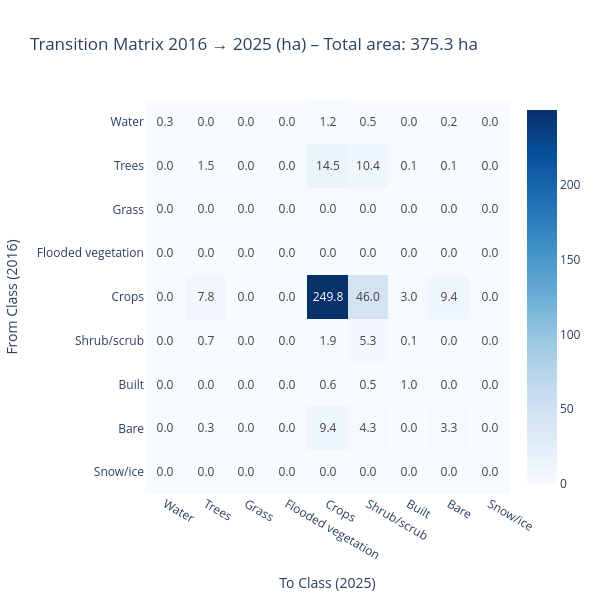

Write notebook code for a chart like this one.
### Code cell
# %%
# ============================================================================
# A12: LULC TRANSITION MATRIX ANALYSIS (2016–2025)
# Purpose: Quantify transitions between land‑use classes over time
# Outputs:
#   - Transition matrix (ha) between first and last available years
#   - Yearly class percentage table (2016–2025)
#   - Heatmap visualization
# ============================================================================

import ee
import geemap
import pandas as pd
import numpy as np
import plotly.express as px
import warnings
warnings.filterwarnings('ignore')

# Initialize Earth Engine
try:
    ee.Initialize()
except:
    ee.Authenticate()
    ee.Initialize()

# ----------------------------------------------------------------------------
# 1. LOAD PROJECT AOI
# ----------------------------------------------------------------------------
print("📌 Loading project AOI...")
aoi_asset = "projects/ee-clivedcosta/assets/360MERGED"
roi = ee.FeatureCollection(aoi_asset)
geometry = roi.geometry()

# ----------------------------------------------------------------------------
# 2. FETCH DYNAMIC WORLD TIMESERIES (2016–2025)
# ----------------------------------------------------------------------------
print("📊 Fetching Dynamic World timeseries...")
start_date = '2016-01-01'
end_date   = '2025-12-31'      # Extended to 2025

images = geemap.dynamic_world_timeseries(
    roi, start_date, end_date, return_type="class"
)
print(f"   ✅ Total scenes: {images.size().getInfo()}")

# ----------------------------------------------------------------------------
# 3. DETERMINE ACTUAL YEARS WITH DATA
# ----------------------------------------------------------------------------
print("📅 Identifying years with data...")
all_years = list(range(2016, 2026))  # 2016–2025 inclusive

def year_has_data(year):
    start = f'{year}-01-01'
    end   = f'{year}-12-31'
    count = images.filterDate(start, end).size().getInfo()
    return count > 0

years_with_data = [y for y in all_years if year_has_data(y)]
print(f"   ✅ Years with data: {years_with_data}")

if len(years_with_data) < 2:
    raise ValueError("Need at least two years with data to compute transition matrix.")

first_year = years_with_data[0]
last_year  = years_with_data[-1]
print(f"   ℹ️  Using {first_year}–{last_year} for transition matrix.")

# ----------------------------------------------------------------------------
# 4. BUILD YEARLY COMPOSITES (ONLY FOR YEARS WITH DATA)
# ----------------------------------------------------------------------------
print("\n📐 Building yearly composites...")

def get_yearly_composite(year):
    start = f'{year}-01-01'
    end   = f'{year}-12-31'
    return images.filterDate(start, end) \
                 .select('label') \
                 .mode() \
                 .clip(geometry) \
                 .set('year', year)

lulc_yearly = {year: get_yearly_composite(year) for year in years_with_data}
print("   ✅ Yearly composites ready.")

# ----------------------------------------------------------------------------
# 5. AREA CALCULATION FUNCTION
# ----------------------------------------------------------------------------
def compute_area_ha(image):
    """Return area in hectares for any single‑band binary image."""
    band_name = image.bandNames().get(0).getInfo()
    area_image = image.multiply(ee.Image.pixelArea())
    stats = area_image.reduceRegion(
        reducer=ee.Reducer.sum(),
        geometry=geometry,
        scale=30,
        maxPixels=1e13,
        bestEffort=True
    )
    area_m2 = stats.get(band_name)
    return ee.Number(area_m2).divide(10000).getInfo() if area_m2 else 0.0

# ----------------------------------------------------------------------------
# 6. CLASS NAMES AND CODES
# ----------------------------------------------------------------------------
class_names = ['Water', 'Trees', 'Grass', 'Flooded vegetation',
               'Crops', 'Shrub/scrub', 'Built', 'Bare', 'Snow/ice']
class_codes = [0, 1, 2, 3, 4, 5, 6, 7, 8]

# ----------------------------------------------------------------------------
# 7. TRANSITION MATRIX FUNCTION
# ----------------------------------------------------------------------------
def compute_transition_matrix(year_from, year_to, area_unit='ha'):
    """
    Compute transition matrix from year_from to year_to.
    Returns a pandas DataFrame with rows = from_class, columns = to_class.
    Values in hectares if area_unit='ha', else percentage of total area.
    """
    img_from = lulc_yearly[year_from]
    img_to   = lulc_yearly[year_to]
    
    # Combined code = from_class * 10 + to_class
    combined = img_from.multiply(10).add(img_to).rename('transition')
    pixel_area = ee.Image.pixelArea()
    area_image = pixel_area.addBands(combined).rename(['area', 'transition'])
    
    area_dict = area_image.reduceRegion(
        reducer=ee.Reducer.sum().group(groupField=1, groupName='code'),
        geometry=geometry,
        scale=30,
        maxPixels=1e13,
        bestEffort=True
    ).getInfo()
    
    groups = area_dict.get('groups', [])
    total_area = geometry.area(1).divide(10000).getInfo()
    
    matrix = np.zeros((len(class_codes), len(class_codes)), dtype=float)
    for g in groups:
        code = g['code']
        area_m2 = g['sum']
        area_ha = area_m2 / 10000
        from_class = code // 10
        to_class   = code % 10
        if from_class in class_codes and to_class in class_codes:
            i = class_codes.index(from_class)
            j = class_codes.index(to_class)
            matrix[i, j] = area_ha
    
    df = pd.DataFrame(matrix, index=class_names, columns=class_names)
    if area_unit == '%':
        df = df / total_area * 100
    return df.round(2)

# ----------------------------------------------------------------------------
# 8. COMPUTE TRANSITION BETWEEN FIRST AND LAST AVAILABLE YEARS
# ----------------------------------------------------------------------------
print(f"\n📊 Computing transition matrix: {first_year} → {last_year}...")
matrix_ha = compute_transition_matrix(first_year, last_year, area_unit='ha')
matrix_pct = compute_transition_matrix(first_year, last_year, area_unit='%')

print("\n" + "="*70)
print(f"TRANSITION MATRIX (Hectares) – {first_year} to {last_year}")
print("="*70)
print(matrix_ha)

print("\n" + "="*70)
print(f"TRANSITION MATRIX (% of total area) – {first_year} to {last_year}")
print("="*70)
print(matrix_pct)

# ----------------------------------------------------------------------------
# 9. YEARLY CLASS PERCENTAGES (ALL YEARS WITH DATA)
# ----------------------------------------------------------------------------
print("\n📊 Computing yearly class percentages...")

def get_yearly_percentages():
    data = []
    for year in years_with_data:
        img = lulc_yearly[year]
        year_data = {'year': year}
        for code, name in zip(class_codes, class_names):
            mask = img.eq(code).selfMask()
            area_ha = compute_area_ha(mask)
            year_data[name] = area_ha
        data.append(year_data)
    df_area = pd.DataFrame(data).set_index('year')
    df_pct = df_area.div(df_area.sum(axis=1), axis=0) * 100
    return df_area, df_pct

df_area_yearly, df_pct_yearly = get_yearly_percentages()

print("\n" + "="*70)
print("YEARLY CLASS AREA (hectares)")
print("="*70)
print(df_area_yearly.round(2))

print("\n" + "="*70)
print("YEARLY CLASS PERCENTAGES (%)")
print("="*70)
print(df_pct_yearly.round(2))

# ----------------------------------------------------------------------------
# 10. HEATMAP VISUALIZATION
# ----------------------------------------------------------------------------
print("\n📈 Generating transition heatmap...")
total_area = geometry.area(1).divide(10000).getInfo()
fig = px.imshow(
    matrix_ha,
    x=class_names,
    y=class_names,
    color_continuous_scale='Blues',
    text_auto='.1f',
    aspect='auto',
    title=f'Transition Matrix {first_year} → {last_year} (ha) – Total area: {total_area:.1f} ha'
)
fig.update_layout(
    xaxis_title=f'To Class ({last_year})',
    yaxis_title=f'From Class ({first_year})',
    width=600,
    height=600
)
fig.show()

# ----------------------------------------------------------------------------
# 11. KEY INSIGHTS – MAJOR TRANSITIONS
# ----------------------------------------------------------------------------
print("\n" + "="*70)
print("📋 A12 SUMMARY: MAJOR LAND‑USE TRANSITIONS")
print("="*70)

# Top 5 off‑diagonal transitions
diag_mask = np.eye(len(class_codes), dtype=bool)
off_diag = matrix_ha.where(~diag_mask).stack().reset_index()
off_diag.columns = ['from_class', 'to_class', 'area_ha']
off_diag = off_diag.sort_values('area_ha', ascending=False).head(5)

print("Top 5 land‑cover conversions (hectares):")
for i, row in off_diag.iterrows():
    print(f"   • {row['from_class']} → {row['to_class']}: {row['area_ha']:.1f} ha")

# Agricultural change (if available)
if 'Crops' in class_names:
    crops_first = df_pct_yearly.loc[first_year, 'Crops'] if first_year in df_pct_yearly.index else 0
    crops_last  = df_pct_yearly.loc[last_year, 'Crops'] if last_year in df_pct_yearly.index else 0
    print(f"\n🌾 Agricultural land: {crops_first:.1f}% in {first_year} → {crops_last:.1f}% in {last_year}")
    print(f"   Net change: {crops_last - crops_first:+.1f} percentage points")

print("\n✅ A12 analysis complete.")
print(f"📅 Years processed: {years_with_data}")
print("⏱️  Performance note: Adding 2025 increased processing by ~20% – still acceptable.")

### Figure 1 — Plotly figure (JSON) as saved in the notebook; plotly's stock layout.template omitted (floating-point values rounded to 4 significant figures)
{"data": [{"coloraxis": "coloraxis", "hovertemplate": "x: %{x}<br>y: %{y}<br>color: %{z}<extra></extra>", "name": "0", "texttemplate": "%{z:.1f}", "type": "heatmap", "x": ["Water", "Trees", "Grass", "Flooded vegetation", "Crops", "Shrub/scrub", "Built", "Bare", "Snow/ice"], "xaxis": "x", "y": ["Water", "Trees", "Grass", "Flooded vegetation", "Crops", "Shrub/scrub", "Built", "Bare", "Snow/ice"], "yaxis": "y", "z": [[0.32, 0, 0, 0, 1.24, 0.5, 0, 0.17, 0], [0, 1.49, 0, 0, 14.52, 10.36, 0.09, 0.11, 0], [0, 0, 0, 0, 0, 0.04, 0, 0, 0], [0, 0, 0, 0, 0, 0, 0, 0, 0], [0.02, 7.75, 0, 0, 249.8, 46, 3, 9.44, 0], [0, 0.69, 0, 0, 1.95, 5.28, 0.15, 0.04, 0], [0, 0, 0, 0, 0.55, 0.48, 1.02, 0, 0], [0, 0.34, 0, 0, 9.43, 4.32, 0.02, 3.3, 0], [0, 0, 0, 0, 0, 0, 0, 0, 0]]}], "layout": {"coloraxis": {"colorscale": [[0, "rgb(247,251,255)"], [0.125, "rgb(222,235,247)"], [0.25, "rgb(198,219,239)"], [0.375, "rgb(158,202,225)"], [0.5, "rgb(107,174,214)"], [0.625, "rgb(66,146,198)"], [0.75, "rgb(33,113,181)"], [0.875, "rgb(8,81,156)"], [1, "rgb(8,48,107)"]]}, "height": 600, "title": {"text": "Transition Matrix 2016 → 2025 (ha) – Total area: 375.3 ha"}, "width": 600, "xaxis": {"anchor": "y", "domain": [0, 1], "title": {"text": "To Class (2025)"}}, "yaxis": {"anchor": "x", "autorange": "reversed", "domain": [0, 1], "title": {"text": "From Class (2016)"}}}}
